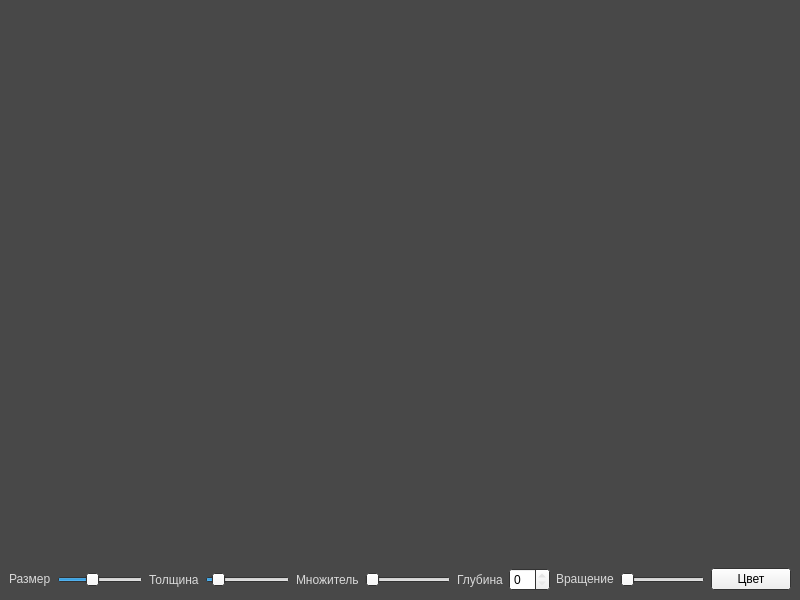
<?xml version="1.0" encoding="UTF-8"?>
<ui version="4.0">
 <class>WinterWindow</class>
 <widget class="QMainWindow" name="WinterWindow">
  <property name="geometry">
   <rect>
    <x>0</x>
    <y>0</y>
    <width>800</width>
    <height>600</height>
   </rect>
  </property>
  <property name="palette">
   <palette>
    <active>
     <colorrole role="WindowText">
      <brush brushstyle="SolidPattern">
       <color alpha="255">
        <red>217</red>
        <green>217</green>
        <blue>217</blue>
       </color>
      </brush>
     </colorrole>
     <colorrole role="Dark">
      <brush brushstyle="SolidPattern">
       <color alpha="255">
        <red>191</red>
        <green>191</green>
        <blue>191</blue>
       </color>
      </brush>
     </colorrole>
     <colorrole role="Mid">
      <brush brushstyle="SolidPattern">
       <color alpha="255">
        <red>128</red>
        <green>128</green>
        <blue>128</blue>
       </color>
      </brush>
     </colorrole>
     <colorrole role="Text">
      <brush brushstyle="SolidPattern">
       <color alpha="255">
        <red>0</red>
        <green>0</green>
        <blue>0</blue>
       </color>
      </brush>
     </colorrole>
     <colorrole role="Window">
      <brush brushstyle="SolidPattern">
       <color alpha="255">
        <red>72</red>
        <green>72</green>
        <blue>72</blue>
       </color>
      </brush>
     </colorrole>
     <colorrole role="Shadow">
      <brush brushstyle="SolidPattern">
       <color alpha="255">
        <red>191</red>
        <green>191</green>
        <blue>191</blue>
       </color>
      </brush>
     </colorrole>
     <colorrole role="HighlightedText">
      <brush brushstyle="SolidPattern">
       <color alpha="255">
        <red>255</red>
        <green>255</green>
        <blue>255</blue>
       </color>
      </brush>
     </colorrole>
     <colorrole role="ToolTipText">
      <brush brushstyle="SolidPattern">
       <color alpha="255">
        <red>0</red>
        <green>0</green>
        <blue>0</blue>
       </color>
      </brush>
     </colorrole>
    </active>
    <inactive>
     <colorrole role="WindowText">
      <brush brushstyle="SolidPattern">
       <color alpha="255">
        <red>217</red>
        <green>217</green>
        <blue>217</blue>
       </color>
      </brush>
     </colorrole>
     <colorrole role="Text">
      <brush brushstyle="SolidPattern">
       <color alpha="255">
        <red>0</red>
        <green>0</green>
        <blue>0</blue>
       </color>
      </brush>
     </colorrole>
     <colorrole role="Window">
      <brush brushstyle="SolidPattern">
       <color alpha="255">
        <red>72</red>
        <green>72</green>
        <blue>72</blue>
       </color>
      </brush>
     </colorrole>
     <colorrole role="Shadow">
      <brush brushstyle="SolidPattern">
       <color alpha="255">
        <red>191</red>
        <green>191</green>
        <blue>191</blue>
       </color>
      </brush>
     </colorrole>
     <colorrole role="ToolTipText">
      <brush brushstyle="SolidPattern">
       <color alpha="255">
        <red>0</red>
        <green>0</green>
        <blue>0</blue>
       </color>
      </brush>
     </colorrole>
    </inactive>
    <disabled>
     <colorrole role="Base">
      <brush brushstyle="SolidPattern">
       <color alpha="255">
        <red>71</red>
        <green>71</green>
        <blue>71</blue>
       </color>
      </brush>
     </colorrole>
     <colorrole role="Window">
      <brush brushstyle="SolidPattern">
       <color alpha="255">
        <red>72</red>
        <green>72</green>
        <blue>72</blue>
       </color>
      </brush>
     </colorrole>
     <colorrole role="Shadow">
      <brush brushstyle="SolidPattern">
       <color alpha="255">
        <red>191</red>
        <green>191</green>
        <blue>191</blue>
       </color>
      </brush>
     </colorrole>
     <colorrole role="ToolTipText">
      <brush brushstyle="SolidPattern">
       <color alpha="255">
        <red>0</red>
        <green>0</green>
        <blue>0</blue>
       </color>
      </brush>
     </colorrole>
    </disabled>
   </palette>
  </property>
  <property name="windowTitle">
   <string>Winter Window</string>
  </property>
  <widget class="QWidget" name="centralwidget">
   <layout class="QVBoxLayout" name="verticalLayout">
    <item>
     <spacer name="verticalSpacer">
      <property name="orientation">
       <enum>Qt::Orientation::Vertical</enum>
      </property>
      <property name="sizeHint" stdset="0">
       <size>
        <width>20</width>
        <height>40</height>
       </size>
      </property>
     </spacer>
    </item>
    <item>
     <layout class="QHBoxLayout" name="horizontalLayout">
      <item alignment="Qt::AlignmentFlag::AlignVCenter">
       <widget class="QLabel" name="label_2">
        <property name="text">
         <string>Размер</string>
        </property>
       </widget>
      </item>
      <item alignment="Qt::AlignmentFlag::AlignVCenter">
       <widget class="QSlider" name="sld_size">
        <property name="minimum">
         <number>1</number>
        </property>
        <property name="maximum">
         <number>250</number>
        </property>
        <property name="value">
         <number>100</number>
        </property>
        <property name="orientation">
         <enum>Qt::Orientation::Horizontal</enum>
        </property>
       </widget>
      </item>
      <item>
       <widget class="QLabel" name="label">
        <property name="text">
         <string>Толщина</string>
        </property>
       </widget>
      </item>
      <item>
       <widget class="QSlider" name="sld_line">
        <property name="minimum">
         <number>1</number>
        </property>
        <property name="maximum">
         <number>50</number>
        </property>
        <property name="value">
         <number>5</number>
        </property>
        <property name="orientation">
         <enum>Qt::Orientation::Horizontal</enum>
        </property>
       </widget>
      </item>
      <item>
       <widget class="QLabel" name="label_3">
        <property name="text">
         <string>Множитель</string>
        </property>
       </widget>
      </item>
      <item>
       <widget class="QSlider" name="sld_factor">
        <property name="orientation">
         <enum>Qt::Orientation::Horizontal</enum>
        </property>
       </widget>
      </item>
      <item>
       <widget class="QLabel" name="label_4">
        <property name="text">
         <string>Глубина</string>
        </property>
       </widget>
      </item>
      <item>
       <widget class="QSpinBox" name="spin_depth"/>
      </item>
      <item alignment="Qt::AlignmentFlag::AlignVCenter">
       <widget class="QLabel" name="label_5">
        <property name="text">
         <string>Вращение</string>
        </property>
       </widget>
      </item>
      <item>
       <widget class="QSlider" name="sld_rotation">
        <property name="maximum">
         <number>360</number>
        </property>
        <property name="orientation">
         <enum>Qt::Orientation::Horizontal</enum>
        </property>
       </widget>
      </item>
      <item>
       <widget class="QPushButton" name="btn_color">
        <property name="text">
         <string>Цвет</string>
        </property>
       </widget>
      </item>
     </layout>
    </item>
   </layout>
  </widget>
 </widget>
 <resources/>
 <connections>
  <connection>
   <sender>sld_line</sender>
   <signal>valueChanged(int)</signal>
   <receiver>WinterWindow</receiver>
   <slot>repaint()</slot>
   <hints>
    <hint type="sourcelabel">
     <x>258</x>
     <y>567</y>
    </hint>
    <hint type="destinationlabel">
     <x>399</x>
     <y>299</y>
    </hint>
   </hints>
  </connection>
  <connection>
   <sender>sld_rotation</sender>
   <signal>valueChanged(int)</signal>
   <receiver>WinterWindow</receiver>
   <slot>repaint()</slot>
   <hints>
    <hint type="sourcelabel">
     <x>674</x>
     <y>567</y>
    </hint>
    <hint type="destinationlabel">
     <x>399</x>
     <y>299</y>
    </hint>
   </hints>
  </connection>
  <connection>
   <sender>sld_size</sender>
   <signal>valueChanged(int)</signal>
   <receiver>WinterWindow</receiver>
   <slot>repaint()</slot>
   <hints>
    <hint type="sourcelabel">
     <x>106</x>
     <y>567</y>
    </hint>
    <hint type="destinationlabel">
     <x>399</x>
     <y>299</y>
    </hint>
   </hints>
  </connection>
  <connection>
   <sender>spin_depth</sender>
   <signal>valueChanged(int)</signal>
   <receiver>WinterWindow</receiver>
   <slot>repaint()</slot>
   <hints>
    <hint type="sourcelabel">
     <x>535</x>
     <y>577</y>
    </hint>
    <hint type="destinationlabel">
     <x>399</x>
     <y>299</y>
    </hint>
   </hints>
  </connection>
  <connection>
   <sender>sld_factor</sender>
   <signal>valueChanged(int)</signal>
   <receiver>WinterWindow</receiver>
   <slot>repaint()</slot>
   <hints>
    <hint type="sourcelabel">
     <x>416</x>
     <y>577</y>
    </hint>
    <hint type="destinationlabel">
     <x>399</x>
     <y>299</y>
    </hint>
   </hints>
  </connection>
 </connections>
</ui>
